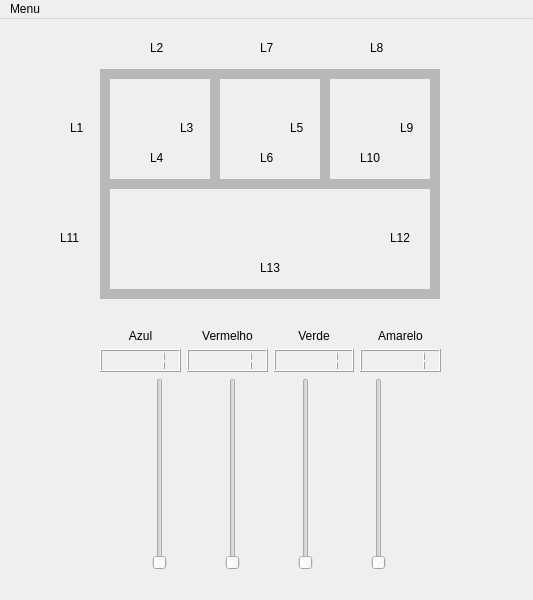
<?xml version="1.0" encoding="UTF-8"?>
<ui version="4.0">
 <class>sistema4trens</class>
 <widget class="QMainWindow" name="sistema4trens">
  <property name="geometry">
   <rect>
    <x>0</x>
    <y>0</y>
    <width>533</width>
    <height>600</height>
   </rect>
  </property>
  <property name="windowTitle">
   <string>sistema4trens</string>
  </property>
  <widget class="QWidget" name="centralwidget">
   <widget class="Line" name="line_L2">
    <property name="geometry">
     <rect>
      <x>100</x>
      <y>50</y>
      <width>120</width>
      <height>10</height>
     </rect>
    </property>
    <property name="lineWidth">
     <number>0</number>
    </property>
    <property name="midLineWidth">
     <number>20</number>
    </property>
    <property name="orientation">
     <enum>Qt::Horizontal</enum>
    </property>
   </widget>
   <widget class="QLabel" name="label_trem1">
    <property name="geometry">
     <rect>
      <x>150</x>
      <y>40</y>
      <width>30</width>
      <height>30</height>
     </rect>
    </property>
    <property name="text">
     <string/>
    </property>
    <property name="scaledContents">
     <bool>true</bool>
    </property>
   </widget>
   <widget class="Line" name="line_L1">
    <property name="geometry">
     <rect>
      <x>100</x>
      <y>50</y>
      <width>10</width>
      <height>120</height>
     </rect>
    </property>
    <property name="lineWidth">
     <number>0</number>
    </property>
    <property name="midLineWidth">
     <number>20</number>
    </property>
    <property name="orientation">
     <enum>Qt::Vertical</enum>
    </property>
   </widget>
   <widget class="Line" name="line_L4">
    <property name="geometry">
     <rect>
      <x>100</x>
      <y>160</y>
      <width>120</width>
      <height>10</height>
     </rect>
    </property>
    <property name="lineWidth">
     <number>0</number>
    </property>
    <property name="midLineWidth">
     <number>20</number>
    </property>
    <property name="orientation">
     <enum>Qt::Horizontal</enum>
    </property>
   </widget>
   <widget class="Line" name="line_L3">
    <property name="geometry">
     <rect>
      <x>210</x>
      <y>50</y>
      <width>10</width>
      <height>120</height>
     </rect>
    </property>
    <property name="lineWidth">
     <number>0</number>
    </property>
    <property name="midLineWidth">
     <number>20</number>
    </property>
    <property name="orientation">
     <enum>Qt::Vertical</enum>
    </property>
   </widget>
   <widget class="Line" name="line_L7">
    <property name="geometry">
     <rect>
      <x>210</x>
      <y>50</y>
      <width>120</width>
      <height>10</height>
     </rect>
    </property>
    <property name="lineWidth">
     <number>0</number>
    </property>
    <property name="midLineWidth">
     <number>20</number>
    </property>
    <property name="orientation">
     <enum>Qt::Horizontal</enum>
    </property>
   </widget>
   <widget class="Line" name="line_L6">
    <property name="geometry">
     <rect>
      <x>210</x>
      <y>160</y>
      <width>120</width>
      <height>10</height>
     </rect>
    </property>
    <property name="lineWidth">
     <number>0</number>
    </property>
    <property name="midLineWidth">
     <number>20</number>
    </property>
    <property name="orientation">
     <enum>Qt::Horizontal</enum>
    </property>
   </widget>
   <widget class="Line" name="line_L5">
    <property name="geometry">
     <rect>
      <x>320</x>
      <y>50</y>
      <width>10</width>
      <height>120</height>
     </rect>
    </property>
    <property name="lineWidth">
     <number>0</number>
    </property>
    <property name="midLineWidth">
     <number>20</number>
    </property>
    <property name="orientation">
     <enum>Qt::Vertical</enum>
    </property>
   </widget>
   <widget class="Line" name="line_L8">
    <property name="geometry">
     <rect>
      <x>320</x>
      <y>50</y>
      <width>120</width>
      <height>10</height>
     </rect>
    </property>
    <property name="lineWidth">
     <number>0</number>
    </property>
    <property name="midLineWidth">
     <number>20</number>
    </property>
    <property name="orientation">
     <enum>Qt::Horizontal</enum>
    </property>
   </widget>
   <widget class="Line" name="line_L10">
    <property name="geometry">
     <rect>
      <x>320</x>
      <y>160</y>
      <width>120</width>
      <height>10</height>
     </rect>
    </property>
    <property name="lineWidth">
     <number>0</number>
    </property>
    <property name="midLineWidth">
     <number>20</number>
    </property>
    <property name="orientation">
     <enum>Qt::Horizontal</enum>
    </property>
   </widget>
   <widget class="Line" name="line_L9">
    <property name="geometry">
     <rect>
      <x>430</x>
      <y>50</y>
      <width>10</width>
      <height>120</height>
     </rect>
    </property>
    <property name="lineWidth">
     <number>0</number>
    </property>
    <property name="midLineWidth">
     <number>20</number>
    </property>
    <property name="orientation">
     <enum>Qt::Vertical</enum>
    </property>
   </widget>
   <widget class="Line" name="line_L11">
    <property name="geometry">
     <rect>
      <x>100</x>
      <y>160</y>
      <width>10</width>
      <height>120</height>
     </rect>
    </property>
    <property name="lineWidth">
     <number>0</number>
    </property>
    <property name="midLineWidth">
     <number>20</number>
    </property>
    <property name="orientation">
     <enum>Qt::Vertical</enum>
    </property>
   </widget>
   <widget class="Line" name="line_L12">
    <property name="geometry">
     <rect>
      <x>430</x>
      <y>160</y>
      <width>10</width>
      <height>120</height>
     </rect>
    </property>
    <property name="lineWidth">
     <number>0</number>
    </property>
    <property name="midLineWidth">
     <number>20</number>
    </property>
    <property name="orientation">
     <enum>Qt::Vertical</enum>
    </property>
   </widget>
   <widget class="Line" name="line_L13">
    <property name="geometry">
     <rect>
      <x>100</x>
      <y>270</y>
      <width>340</width>
      <height>10</height>
     </rect>
    </property>
    <property name="lineWidth">
     <number>0</number>
    </property>
    <property name="midLineWidth">
     <number>20</number>
    </property>
    <property name="orientation">
     <enum>Qt::Horizontal</enum>
    </property>
   </widget>
   <widget class="QLabel" name="label_trem2">
    <property name="geometry">
     <rect>
      <x>250</x>
      <y>40</y>
      <width>30</width>
      <height>30</height>
     </rect>
    </property>
    <property name="text">
     <string/>
    </property>
    <property name="scaledContents">
     <bool>true</bool>
    </property>
   </widget>
   <widget class="QLabel" name="label_trem3">
    <property name="geometry">
     <rect>
      <x>360</x>
      <y>40</y>
      <width>30</width>
      <height>30</height>
     </rect>
    </property>
    <property name="text">
     <string/>
    </property>
    <property name="scaledContents">
     <bool>true</bool>
    </property>
   </widget>
   <widget class="QLabel" name="label_trem4">
    <property name="geometry">
     <rect>
      <x>260</x>
      <y>260</y>
      <width>30</width>
      <height>30</height>
     </rect>
    </property>
    <property name="text">
     <string/>
    </property>
    <property name="scaledContents">
     <bool>true</bool>
    </property>
   </widget>
   <widget class="QLabel" name="label_L1">
    <property name="geometry">
     <rect>
      <x>70</x>
      <y>100</y>
      <width>21</width>
      <height>17</height>
     </rect>
    </property>
    <property name="text">
     <string>L1</string>
    </property>
   </widget>
   <widget class="QLabel" name="label_L2">
    <property name="geometry">
     <rect>
      <x>150</x>
      <y>20</y>
      <width>21</width>
      <height>17</height>
     </rect>
    </property>
    <property name="text">
     <string>L2</string>
    </property>
   </widget>
   <widget class="QLabel" name="label_L3">
    <property name="geometry">
     <rect>
      <x>180</x>
      <y>100</y>
      <width>21</width>
      <height>17</height>
     </rect>
    </property>
    <property name="text">
     <string>L3</string>
    </property>
   </widget>
   <widget class="QLabel" name="label_L4">
    <property name="geometry">
     <rect>
      <x>150</x>
      <y>130</y>
      <width>21</width>
      <height>17</height>
     </rect>
    </property>
    <property name="text">
     <string>L4</string>
    </property>
   </widget>
   <widget class="QLabel" name="label_L5">
    <property name="geometry">
     <rect>
      <x>290</x>
      <y>100</y>
      <width>21</width>
      <height>17</height>
     </rect>
    </property>
    <property name="text">
     <string>L5</string>
    </property>
   </widget>
   <widget class="QLabel" name="label_L6">
    <property name="geometry">
     <rect>
      <x>260</x>
      <y>130</y>
      <width>21</width>
      <height>17</height>
     </rect>
    </property>
    <property name="text">
     <string>L6</string>
    </property>
   </widget>
   <widget class="QLabel" name="label_L7">
    <property name="geometry">
     <rect>
      <x>260</x>
      <y>20</y>
      <width>21</width>
      <height>17</height>
     </rect>
    </property>
    <property name="text">
     <string>L7</string>
    </property>
   </widget>
   <widget class="QLabel" name="label_L9">
    <property name="geometry">
     <rect>
      <x>400</x>
      <y>100</y>
      <width>21</width>
      <height>17</height>
     </rect>
    </property>
    <property name="text">
     <string>L9</string>
    </property>
   </widget>
   <widget class="QLabel" name="label_L8">
    <property name="geometry">
     <rect>
      <x>370</x>
      <y>20</y>
      <width>21</width>
      <height>17</height>
     </rect>
    </property>
    <property name="text">
     <string>L8</string>
    </property>
   </widget>
   <widget class="QLabel" name="label_L10">
    <property name="geometry">
     <rect>
      <x>360</x>
      <y>130</y>
      <width>31</width>
      <height>17</height>
     </rect>
    </property>
    <property name="text">
     <string>L10</string>
    </property>
   </widget>
   <widget class="QLabel" name="label_L13">
    <property name="geometry">
     <rect>
      <x>260</x>
      <y>240</y>
      <width>31</width>
      <height>17</height>
     </rect>
    </property>
    <property name="text">
     <string>L13</string>
    </property>
   </widget>
   <widget class="QLabel" name="label_L12">
    <property name="geometry">
     <rect>
      <x>390</x>
      <y>210</y>
      <width>31</width>
      <height>17</height>
     </rect>
    </property>
    <property name="text">
     <string>L12</string>
    </property>
   </widget>
   <widget class="QLabel" name="label_L11">
    <property name="geometry">
     <rect>
      <x>60</x>
      <y>210</y>
      <width>31</width>
      <height>17</height>
     </rect>
    </property>
    <property name="text">
     <string>L11</string>
    </property>
   </widget>
   <widget class="QWidget" name="">
    <property name="geometry">
     <rect>
      <x>100</x>
      <y>310</y>
      <width>341</width>
      <height>241</height>
     </rect>
    </property>
    <layout class="QVBoxLayout" name="verticalLayout_2">
     <item>
      <layout class="QHBoxLayout" name="horizontalLayout_3">
       <item>
        <widget class="QLabel" name="label_azul">
         <property name="text">
          <string>Azul</string>
         </property>
         <property name="alignment">
          <set>Qt::AlignCenter</set>
         </property>
        </widget>
       </item>
       <item>
        <widget class="QLabel" name="label_vermelho">
         <property name="text">
          <string>Vermelho</string>
         </property>
         <property name="alignment">
          <set>Qt::AlignCenter</set>
         </property>
        </widget>
       </item>
       <item>
        <widget class="QLabel" name="label_verde">
         <property name="text">
          <string>Verde</string>
         </property>
         <property name="alignment">
          <set>Qt::AlignCenter</set>
         </property>
        </widget>
       </item>
       <item>
        <widget class="QLabel" name="label_amarelo">
         <property name="text">
          <string>Amarelo</string>
         </property>
         <property name="alignment">
          <set>Qt::AlignCenter</set>
         </property>
        </widget>
       </item>
      </layout>
     </item>
     <item>
      <layout class="QVBoxLayout" name="verticalLayout">
       <item>
        <layout class="QHBoxLayout" name="horizontalLayout_2">
         <item>
          <widget class="QLCDNumber" name="lcdNumber_trem1">
           <property name="autoFillBackground">
            <bool>false</bool>
           </property>
           <property name="frameShape">
            <enum>QFrame::Box</enum>
           </property>
           <property name="segmentStyle">
            <enum>QLCDNumber::Filled</enum>
           </property>
           <property name="intValue" stdset="0">
            <number>1</number>
           </property>
          </widget>
         </item>
         <item>
          <widget class="QLCDNumber" name="lcdNumber_trem2">
           <property name="intValue" stdset="0">
            <number>1</number>
           </property>
          </widget>
         </item>
         <item>
          <widget class="QLCDNumber" name="lcdNumber_trem3">
           <property name="intValue" stdset="0">
            <number>1</number>
           </property>
          </widget>
         </item>
         <item>
          <widget class="QLCDNumber" name="lcdNumber_trem4">
           <property name="intValue" stdset="0">
            <number>1</number>
           </property>
          </widget>
         </item>
        </layout>
       </item>
       <item>
        <layout class="QHBoxLayout" name="horizontalLayout">
         <item>
          <widget class="QSlider" name="verticalSlider_trem1">
           <property name="minimum">
            <number>1</number>
           </property>
           <property name="maximum">
            <number>5</number>
           </property>
           <property name="pageStep">
            <number>10</number>
           </property>
           <property name="orientation">
            <enum>Qt::Vertical</enum>
           </property>
          </widget>
         </item>
         <item>
          <widget class="QSlider" name="verticalSlider_trem2">
           <property name="minimum">
            <number>1</number>
           </property>
           <property name="maximum">
            <number>5</number>
           </property>
           <property name="value">
            <number>1</number>
           </property>
           <property name="orientation">
            <enum>Qt::Vertical</enum>
           </property>
          </widget>
         </item>
         <item>
          <widget class="QSlider" name="verticalSlider_trem3">
           <property name="minimum">
            <number>1</number>
           </property>
           <property name="maximum">
            <number>5</number>
           </property>
           <property name="orientation">
            <enum>Qt::Vertical</enum>
           </property>
          </widget>
         </item>
         <item>
          <widget class="QSlider" name="verticalSlider_trem4">
           <property name="minimum">
            <number>1</number>
           </property>
           <property name="maximum">
            <number>5</number>
           </property>
           <property name="value">
            <number>1</number>
           </property>
           <property name="orientation">
            <enum>Qt::Vertical</enum>
           </property>
          </widget>
         </item>
        </layout>
       </item>
      </layout>
     </item>
    </layout>
   </widget>
  </widget>
  <widget class="QMenuBar" name="menubar">
   <property name="geometry">
    <rect>
     <x>0</x>
     <y>0</y>
     <width>533</width>
     <height>22</height>
    </rect>
   </property>
   <widget class="QMenu" name="menuMenu">
    <property name="title">
     <string>Menu</string>
    </property>
    <addaction name="actionStart"/>
    <addaction name="actionStop"/>
    <addaction name="separator"/>
    <addaction name="actionQuit"/>
   </widget>
   <addaction name="menuMenu"/>
  </widget>
  <action name="actionStart">
   <property name="text">
    <string>Start</string>
   </property>
  </action>
  <action name="actionStop">
   <property name="text">
    <string>Stop</string>
   </property>
  </action>
  <action name="actionQuit">
   <property name="text">
    <string>Quit</string>
   </property>
  </action>
 </widget>
 <resources/>
 <connections/>
</ui>
